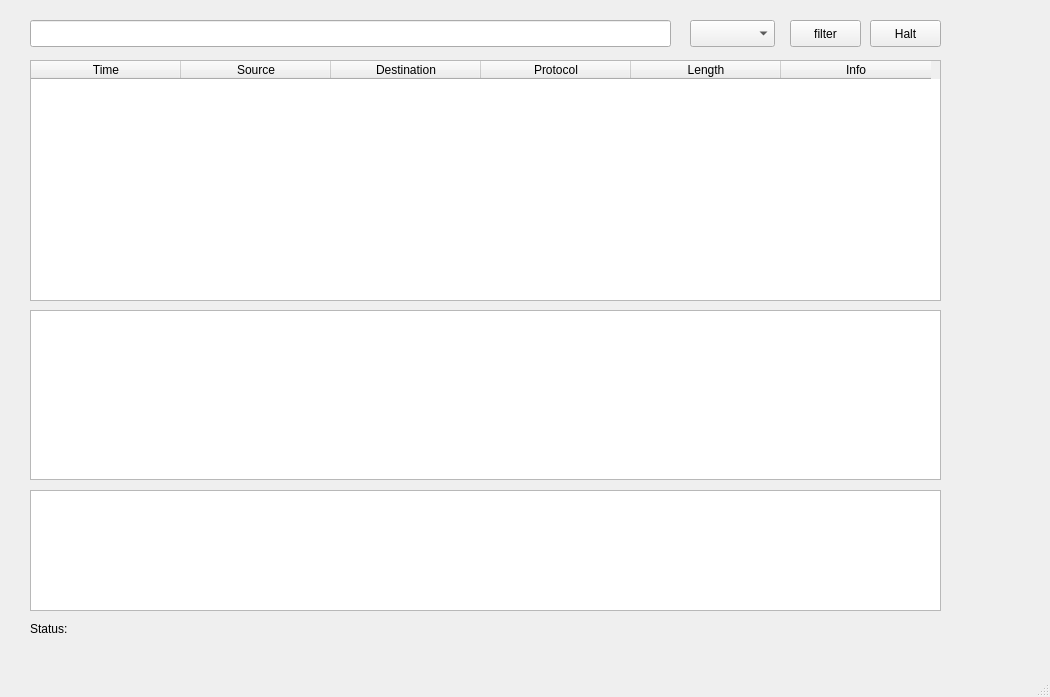
<?xml version="1.0" encoding="UTF-8"?>
<ui version="4.0">
 <class>MainWindow</class>
 <widget class="QMainWindow" name="MainWindow">
  <property name="geometry">
   <rect>
    <x>0</x>
    <y>0</y>
    <width>1050</width>
    <height>697</height>
   </rect>
  </property>
  <property name="windowTitle">
   <string>MainWindow</string>
  </property>
  <widget class="QWidget" name="centralwidget">
   <widget class="QPushButton" name="filterButton">
    <property name="geometry">
     <rect>
      <x>790</x>
      <y>20</y>
      <width>71</width>
      <height>27</height>
     </rect>
    </property>
    <property name="text">
     <string>filter</string>
    </property>
   </widget>
   <widget class="QLineEdit" name="filterText">
    <property name="geometry">
     <rect>
      <x>30</x>
      <y>20</y>
      <width>641</width>
      <height>27</height>
     </rect>
    </property>
   </widget>
   <widget class="QTableWidget" name="filter_table">
    <property name="geometry">
     <rect>
      <x>30</x>
      <y>60</y>
      <width>911</width>
      <height>241</height>
     </rect>
    </property>
    <property name="sortingEnabled">
     <bool>true</bool>
    </property>
    <attribute name="horizontalHeaderDefaultSectionSize">
     <number>150</number>
    </attribute>
    <column>
     <property name="text">
      <string>Time</string>
     </property>
    </column>
    <column>
     <property name="text">
      <string>Source</string>
     </property>
    </column>
    <column>
     <property name="text">
      <string>Destination</string>
     </property>
    </column>
    <column>
     <property name="text">
      <string>Protocol</string>
     </property>
    </column>
    <column>
     <property name="text">
      <string>Length</string>
     </property>
    </column>
    <column>
     <property name="text">
      <string>Info</string>
     </property>
    </column>
   </widget>
   <widget class="QListWidget" name="detail_widget">
    <property name="geometry">
     <rect>
      <x>30</x>
      <y>310</y>
      <width>911</width>
      <height>170</height>
     </rect>
    </property>
    <property name="verticalScrollBarPolicy">
     <enum>Qt::ScrollBarAsNeeded</enum>
    </property>
    <property name="horizontalScrollBarPolicy">
     <enum>Qt::ScrollBarAsNeeded</enum>
    </property>
   </widget>
   <widget class="QComboBox" name="interface_2">
    <property name="geometry">
     <rect>
      <x>690</x>
      <y>20</y>
      <width>85</width>
      <height>27</height>
     </rect>
    </property>
   </widget>
   <widget class="QListWidget" name="hexdump_list">
    <property name="geometry">
     <rect>
      <x>30</x>
      <y>490</y>
      <width>911</width>
      <height>121</height>
     </rect>
    </property>
   </widget>
   <widget class="QLabel" name="label">
    <property name="geometry">
     <rect>
      <x>30</x>
      <y>620</y>
      <width>68</width>
      <height>17</height>
     </rect>
    </property>
    <property name="text">
     <string>Status:</string>
    </property>
   </widget>
   <widget class="QLabel" name="running_info">
    <property name="geometry">
     <rect>
      <x>90</x>
      <y>620</y>
      <width>841</width>
      <height>17</height>
     </rect>
    </property>
    <property name="text">
     <string/>
    </property>
   </widget>
   <widget class="QPushButton" name="haltButton">
    <property name="geometry">
     <rect>
      <x>870</x>
      <y>20</y>
      <width>71</width>
      <height>27</height>
     </rect>
    </property>
    <property name="text">
     <string>Halt</string>
    </property>
   </widget>
  </widget>
  <widget class="QMenuBar" name="menubar">
   <property name="geometry">
    <rect>
     <x>0</x>
     <y>0</y>
     <width>1050</width>
     <height>25</height>
    </rect>
   </property>
  </widget>
  <widget class="QStatusBar" name="statusbar"/>
 </widget>
 <resources/>
 <connections/>
</ui>
